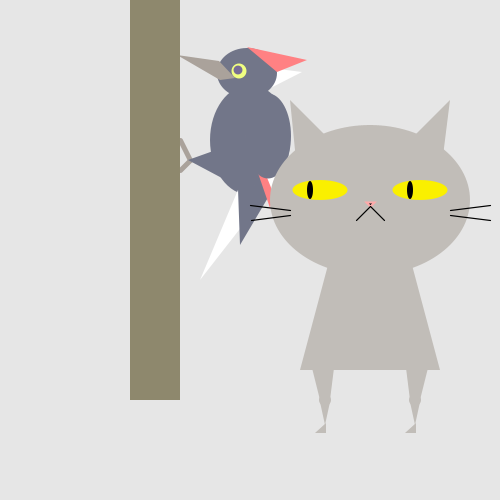
Frame 1 (no input)
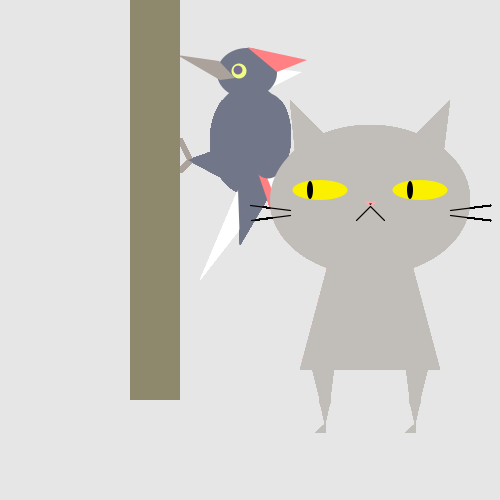
Frame 60 (the mouse pressed at the canvas centre just before this capture)
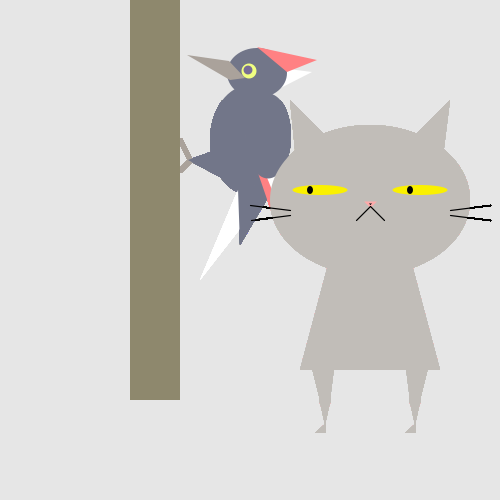
Frame 120 (the mouse held since frame 60 and released just before this capture)

The Processing sketch that drew these frames (run headless with seeded random() and noise(); from frame 60 on, the mouse is pressed at the canvas centre):

// Processing sketch: processing_135233
// ── processing_135233.pde



void setup() {
  size(500, 500);
  background(230);
  smooth();
}

void draw() {

  
  drawBird(0, 9, 15);
  
  drawCat(20, 55, 120);
  
 if (millis() > 5000) {
   
   drawOlive(80, 121, 13, 50, 50,-110,100);
   fill(250, 240, 0);
  ellipse(200 + 120, 190, 55, 40); //left eye
  ellipse(300 + 120, 190, 55, 40); //right eye
  fill(0);
  ellipse(182 + 120, 195, 4, 16); //left pupil originall
  ellipse(282 + 120, 195, 4, 16);
 
  

}
}

void drawCat(int k, int l, float moveX) { //draws cat

if(mousePressed == true) {
    k = 10;
  }
  else if(mousePressed == false) {
    k = 20;
  }
  
  /*if (millis() >= 0) {
   moveX -= 1; 
  }*/
    
  fill(193, 189, 184);
  triangle(170 + moveX, 100, 250 + moveX, 180, 180 + moveX, 200); //left ear
  triangle(330 + moveX, 100, 250 + moveX, 180, 320 + moveX, 180); // right ear
  quad(190 + moveX, 360, 215 + moveX, 360, 210 + moveX, 400, 200 + moveX, 400); //left leg
  quad(310 + moveX, 360, 285 + moveX, 360, 290 + moveX, 400, 300 + moveX, 400); //right leg
  triangle(210 + moveX, 402, 200 + moveX, 402, 205 + moveX, 425); //left calf
  triangle(290 + moveX, 402, 300 + moveX, 402, 295 + moveX, 425); //right calf
  triangle(206 + moveX, 423, 195 + moveX, 433, 206 + moveX, 433);
  triangle(296 + moveX, 423, 285 + moveX, 433, 296 + moveX, 433); // right foot
  //noStroke();
  ellipse(205 + moveX, 400, 12, 12); //left knee
  ellipse(295 + moveX, 400, 12, 12); //right knee
  //stroke(0,0,0);
  quad(220 + moveX, 220, 280 + moveX, 220, 320 + moveX, 370, 180 + moveX, 370); //torso
  ellipse(250 + moveX, 200, 200, 150); //head
  fill(250, 240, 0);
  ellipse(200 + moveX, 190, l, k); //left eye
  ellipse(300 + moveX, 190, l, k); //right eye
  fill(0, 0, 0);
  /*for(int j = 188; j < width/2; //need to figure out how to move the eyes
   for(mouseX < (width/2)){
   for(mouseX > 188){
   int j = mouseX;
   }
   }
   */
  if (mouseX <= width/2 - 25 + moveX) {
    ellipse(190 + moveX, 190, 6, k-2); //left pupil originall
    ellipse(290 + moveX, 190, 6, k-2); //right pupil
  }
  else if (mouseX >= width/2 +25 + moveX) {
    ellipse(215 + moveX, 190, 6, k-3); //left pupil originall
    ellipse(315 + moveX, 190, 6, k-3);
  }
  else {
    ellipse(205 + moveX, 190, 6, k-2);
    ellipse(305 + moveX, 190, 6, k-2);
  }
  /*else if (mouseX > k/2 - 25) {
    if (mouseX < k/2 +25) {
      ellipse(205, 190, 6, i-2);
      ellipse(305, 190, 6, i-2);
    }
  }
  */
  
  if(keyPressed){
    noStroke();
    fill(242, 159, 159, 100);
    ellipse(185 + moveX, 215, 35, 25);
    ellipse(315 + moveX, 215, 35, 25);
    //ellipse(250, 200, 200, 150); //head
  }


  strokeWeight(2);
  stroke(254, 170, 170);
  triangle(246 + moveX, 202, 254 + moveX, 202, 250 + moveX, 206);
  strokeWeight(1.2);
  stroke(0, 0, 0);
  line(250 + moveX, 206, 236 + moveX, 220); //mouthleft
  line(250 + moveX, 206, 264 + moveX, 220); //mouthright
  line(170 + moveX, 210, 130 + moveX, 205); //whisker upper left
  line(170 + moveX, 215, 131 + moveX, 220); //whisker lower left
  line(330 + moveX, 210, 370 + moveX, 205); //whisker upper right
  line(330 + moveX, 215, 370 + moveX, 220); //whisker lower right
}


void drawBird(int h, int i, int j) {
  if(mousePressed == true){
    h = 7;
  }
  else if (mousePressed == false){
    h = -3;
  }
 noStroke();
 fill(230); //bird underhead rect??
  rect(140,40,180,60);
  //HEAD PARTS START HERE
  noStroke();
  fill(255);
  triangle(250+h,65,305+h,72,250+h,100);//feather 2
  fill(114,118,137);
  ellipse(250+h,73,60,50);//head
  fill(255,129,131);
  triangle(250+h,47,310+h,60,280+h,72);//feather
  fill(170,162,155);
  quad(180+h,55,222+h,61,238+h,78,223+h,80);//beak
  if(keyPressed == true){
    i = 1;
    j = 1;       
  }
  else if (keyPressed == false){
    i = 9;
    j = 15;
  }
  fill(240,255,129);
  ellipse(242+h,71,15,j);//eyewhite
  fill(119,109,149);
  ellipse(241+h,70,9,i);//iris
/*HEAD PARTS ENDS HERE*/
  stroke(170,162,155);
  strokeWeight(5);
  line(180,140,190,160);
  line(180,170,190,160);
  noStroke();
  fill(142,136,109);
  rect(130,0,50,400);//tree
  //treering1
  /*stroke(198,188,164);
  noFill();
  smooth();
  strokeWeight(8);
  for (int i = 10; i < 300; i+=70) {
    arc(134,i,38,38,PI+HALF_PI,TWO_PI+HALF_PI);
  }
  //treering1 ends here
  //treering2
  fill(108,96,69);
  smooth();
  noStroke();
  for (int i = 10; i < 300; i+=70) {
    arc(131,i,13,13,PI+HALF_PI,TWO_PI+HALF_PI);
  }
  */
  //treering2ends here
  noStroke();
 
  fill(114,118,137);
  ellipse(250,140,80,110);//body
  fill(255);
  triangle(238,190,278,180,200,280);//tail 1
  fill(114,118,137);
  triangle(238,189,279,179,240,245);//tail 2
  triangle(188,160,230,145,235,185);//thigh
   
  fill(255,129,131);
  triangle(245,135,291,135,270,208);//wing3
  fill(255);
  triangle(250,135,291,135,280,210);//wing1
  fill(114,118,137);
  ellipse(268,136,46,85);//wing2
}

void drawOlive(int bWidth, int bHeight, float eHWidth, int hWidth, int hHeight, int u, int r) {
  fill(0);
  noStroke();
  
  
 
beginShape();//legleft
vertex(230+u,200+r);
vertex(195+u,200+r);
vertex(184+u,300+r);
vertex(188+u,320+r);
vertex(192+u,320+r);
vertex(190+u,290+r);
endShape();
 
 
beginShape(); //left foot
vertex(188+u,320+r);
vertex(180+u,323+r);
vertex(192+u,323+r);
vertex(192+u,320+r);
endShape();
 
 
beginShape();//legright
vertex(170+u,200+r);
vertex(205+u,170+r);
vertex(216+u,300+r);
vertex(212+u,320+r);
vertex(210+u,320+r);
vertex(210+u,290+r);
endShape();
 
 
beginShape(); //Right foot
vertex(212+u,320+r);
vertex(220+u,323+r);
vertex(210+u,323+r);
vertex(210+u,320+r);
endShape();
 
 
fill(165,159,38);//shirt color
 
  ellipse(200+u, 220+r, bWidth, bHeight);//body
 
fill(255);
ellipse(200+u, 200+r, hHeight, hWidth);//head
smooth();
stroke(1);
strokeWeight(1.5);
 
 ellipse(190+u, 200+r, eHWidth, eHWidth);//Left eye
 ellipse(210+u, 200+r, eHWidth, eHWidth);//right eye
 
fill(0);
strokeWeight(1);
//ellipse(190,200,3,3); //Eye ball left
//ellipse(210,200,3,3);//Eye ball right
if(mouseX <= 195+u && mouseX > 185+u){
  ellipse(mouseX,200+r,3,3);//Moving Eye ball right
  ellipse(mouseX+20,200+r,3,3);
}else if(mouseX > 195+u){
   ellipse(195+u,200+r,3,3);
   ellipse(215+u, 200+r, 3, 3);
}else if(mouseX < 185+u){
  ellipse(186+u,200+r,3,3);
  ellipse(206+u, 200+r, 3, 3);
}
 
 
beginShape();
vertex(230+u,210+r);//right arm
vertex(230+u,240+r);
vertex(210+u,250+r);
vertex(225+u,235+r);
endShape();
beginShape();
vertex(170+u,210+r);//left arm
vertex(170+u,240+r);
vertex(190+u,250+r);
vertex(175+u,235+r);

endShape();
fill(160,17,10);
ellipse(200+u,182+r,40,16);
strokeWeight(1.5);
line(200+u,167+r,200+u,180+r);
 
  if (keyPressed == true) {
    bWidth += 5;
    bHeight += 5;
    
    hWidth =60;
    hHeight =60;
   
  if (eHWidth<18) {
     
    eHWidth += .5 ;
  }
  }
}
